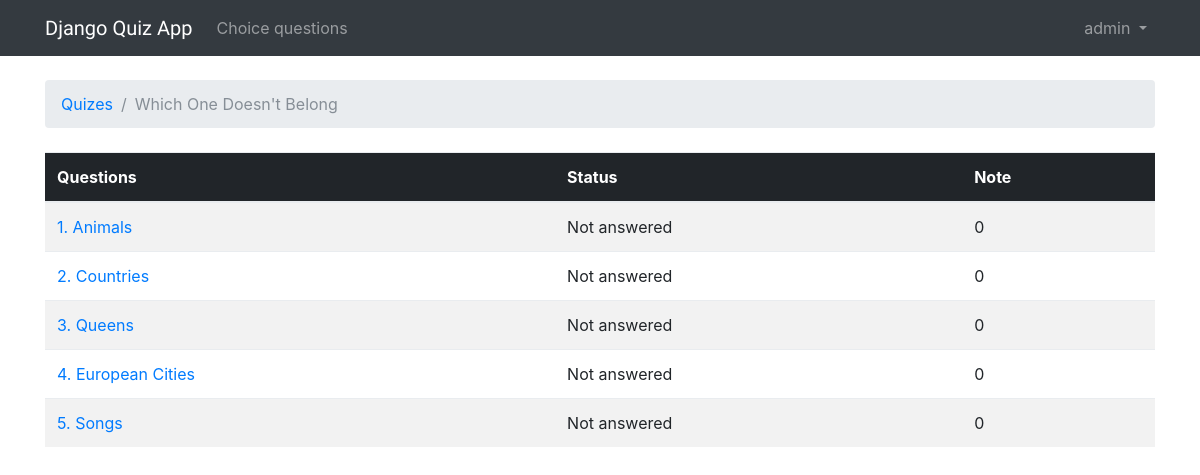
/quizes/3/ (signed in), run on the app's committed database.
### boards/models.py (models this page shows, shortened)
class Quiz(models.Model):
    name = models.CharField(max_length=30, unique=True)
    description = models.CharField(max_length=100)

class Question(models.Model):
    question = models.CharField(max_length=255)
    status = models.CharField(max_length=25, default='Not answered')
    note = models.PositiveIntegerField(default=0)
    quiz = models.ForeignKey(Quiz, related_name='questions', on_delete=models.CASCADE)

### boards/views.py (the view)
# urls.py: url(r'^quizes/(?P<pk>\d+)/$', login_required(views.QuestionListView.as_view()), name='quiz_questions'),
class QuestionListView(ListView):
    model = Question
    context_object_name = 'questions'
    template_name = 'questions.html'
    paginate_by = 20
    def get_context_data(self, **kwargs):
        kwargs['quiz'] = self.quiz
        return super().get_context_data(**kwargs)
    def get_queryset(self):
        self.quiz = get_object_or_404(Quiz, pk=self.kwargs.get('pk'))
        queryset = self.quiz.questions.order_by('question')
        return queryset

### templates/questions.html (shortened to what this page needs)
{% extends 'base.html' %}
{% load humanize %}
{% block breadcrumb %}
  <li class="breadcrumb-item"><a href="{% url 'home' %}">Quizes</a></li>
  <li class="breadcrumb-item active">{{ quiz.name }}</li>
{% endblock %}
{% block content %}
  <table class="table table-striped mb-4">
    <thead class="thead-inverse">
      <tr>
        <th>Questions</th>
        <th>Status</th>
        <th>Note</th>
      </tr>
    </thead>
    <tbody>
      {% for question in questions %}
        {% url 'question_answers' quiz.pk question.pk as question_url %}
        <tr>
          <td>
            <p class="mb-0">
              <a href="{{ question_url }}">{{ question.question }}</a>
            </p>
          </td>
          <td class="align-middle">{{ question.status }}</td>
          <td class="align-middle">{{ question.note }}</td>
        </tr>
      {% endfor %}
    </tbody>
  </table>
{% endblock %}

### templates/base.html (shortened to what this page needs)
{% load static %}<!DOCTYPE html>
<html>
  <head>
    <link rel="stylesheet" href="{% static 'css/bootstrap.min.css' %}">
    <link rel="stylesheet" href="{% static 'css/app.css' %}">
  </head>
  <body>
    {% block body %}
      <div class="wrapper">
        <nav class="navbar navbar-expand-sm navbar-dark bg-dark">
          <div class="container">
            <a class="navbar-brand" href="{% url 'home' %}">Django Quiz App</a>
            <div class="collapse navbar-collapse" id="mainMenu">
              <ul class="navbar-nav">
                <li class="nav-item">
                  <a class="nav-link" href="{% url 'home' %}">Choice questions</a>
                </li>
              </ul>
              {% if user.is_authenticated %}
                <ul class="navbar-nav ml-auto">
                  <li class="nav-item dropdown">
                    <a class="nav-link dropdown-toggle" href="#" id="userMenu" data-toggle="dropdown" aria-haspopup="true" aria-expanded="false">
                      {{ user.username }}
                    </a>
                  </li>
                </ul>
              {% else %}
                <form class="form-inline ml-auto">
                  <a href="{% url 'login' %}" class="btn btn-outline-secondary">Log in</a>
                  <a href="{% url 'signup' %}" class="btn btn-primary ml-2">Sign up</a>
                </form>
              {% endif %}
            </div>
          </div>
        </nav>
        <div class="container">
          <ol class="breadcrumb my-4">
            {% block breadcrumb %}
            {% endblock %}
          </ol>
          {% block content %}
          {% endblock %}
        </div>
      </div>
    {% endblock body %}
  </body>
</html>

### static/css/app.css (style rules this page uses)
html, body { height: 100%; }
.navbar-brand { font-family: 'Peralta', cursive; }
.wrapper { position: relative; min-height: 100%; height: auto !important; height: 100%; margin: 0 auto -60px; }

### data on the page
Quiz: name "Which One Doesn't Belong"
Question: question "1. Animals", status "Not answered", note "0"
Question: question "2. Countries", status "Not answered", note "0"
Question: question "3. Queens", status "Not answered", note "0"
Question: question "4. European Cities", status "Not answered", note "0"
Question: question "5. Songs", status "Not answered", note "0"

### other printed values
{{ user.username }} "admin"
